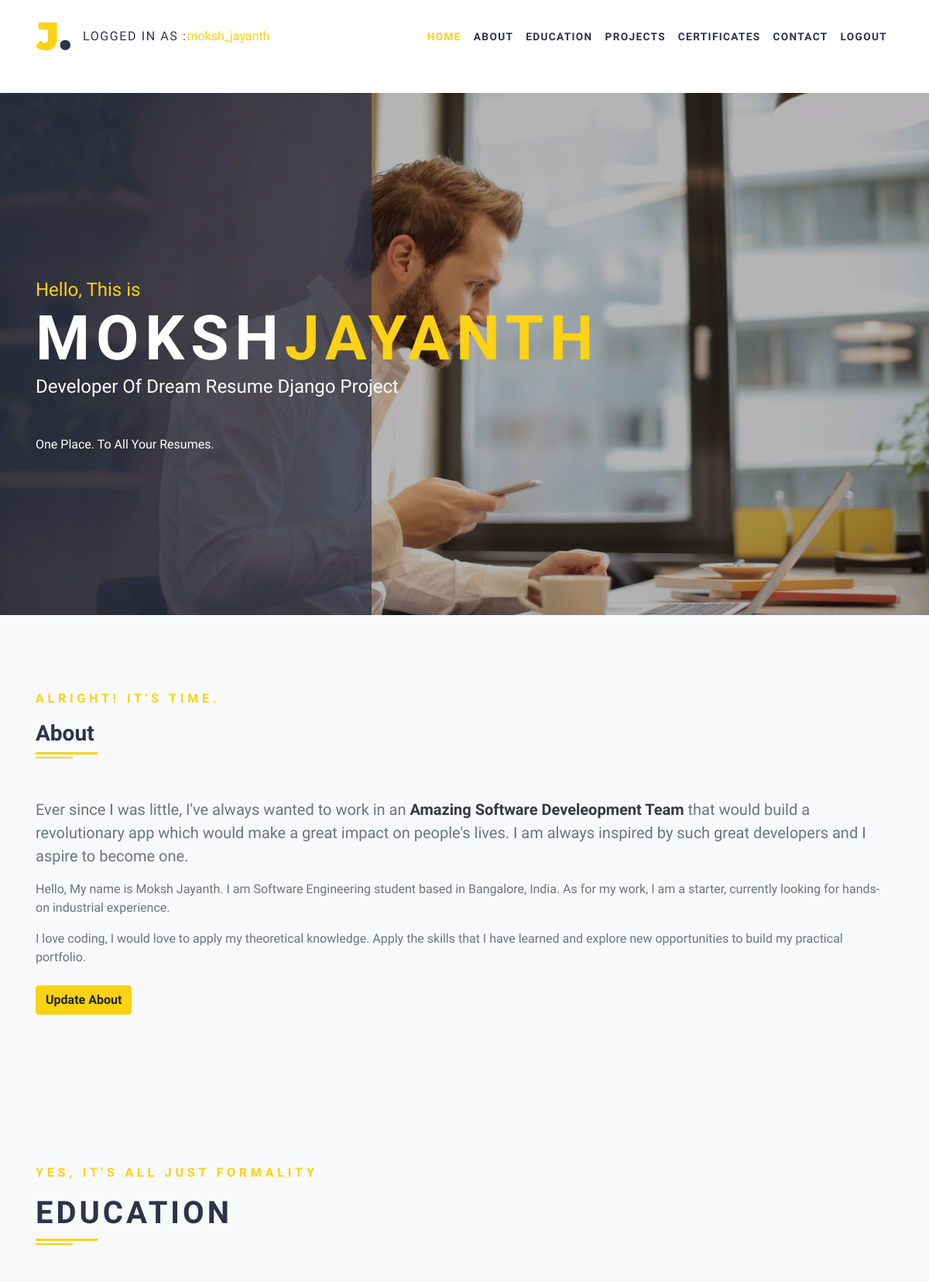
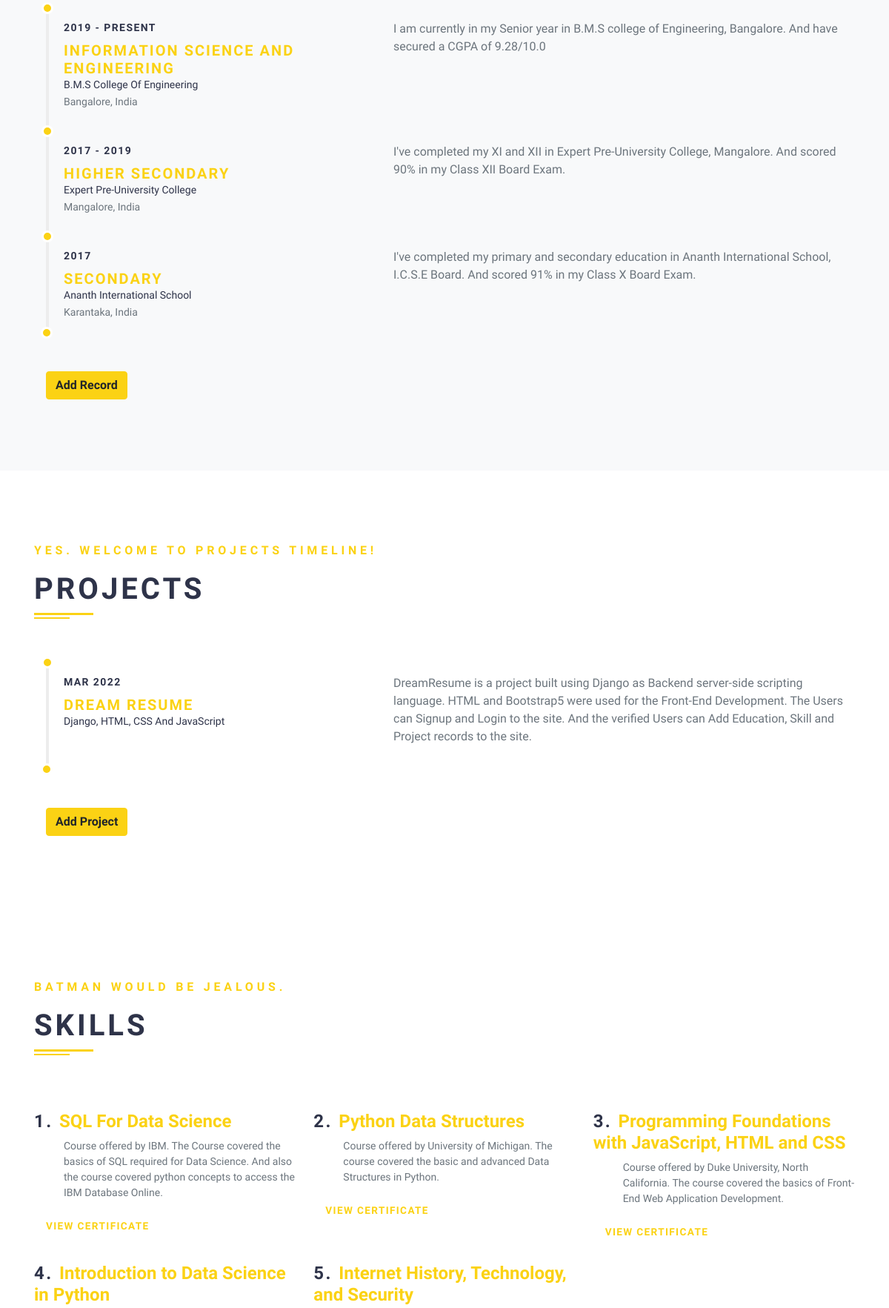
The page / (signed in, upper part) on the database its author committed (2 pictures, top to bottom).
### content/models.py (models this page shows, shortened)
class User(AbstractUser):
    pass

class About(models.Model):
    user_profile = models.ForeignKey(UserProfile, on_delete=models.CASCADE)
    about = models.TextField()
    is_there = models.BooleanField(default=False)

class Education(models.Model):
    user_profile = models.ForeignKey(UserProfile, on_delete=models.CASCADE)
    duration = models.CharField(max_length=45)
    course = models.CharField(max_length=45)
    university = models.CharField(max_length=45)
    place = models.CharField(max_length=45)
    description = models.TextField()

class Project(models.Model):
    user_profile = models.ForeignKey(UserProfile, on_delete=models.CASCADE)
    duration = models.CharField(max_length=45)
    name = models.CharField(max_length=60)
    description = models.TextField()
    programming_language = models.CharField(max_length=45)

class Skill(models.Model):
    user_profile = models.ForeignKey(UserProfile, on_delete=models.CASCADE)
    name = models.CharField(max_length=60)
    description = models.TextField()
    certificate = models.FileField(max_length=455)

### content/views.py (the view)
# urls.py: path('',Index.as_view(), name='home'),
class Index(LoginRequiredMixin,ListView):
    template_name = "index.html"
    context_object_name = "skills"
    queryset = Skill.objects.all()
    def get_context_data(self, **kwargs):
        user = self.request.user
        qs1 = Education.objects.all().filter(user_profile =user.userprofile)
        qs2 = Skill.objects.all().filter(user_profile =user.userprofile)
        qs3 = Project.objects.all().filter(user_profile =user.userprofile)
        qs4 = About.objects.all().filter(user_profile =user.userprofile)
        context = super().get_context_data(**kwargs)
        context['education'] = qs1
        context['skills'] = qs2
        context['projects'] = qs3
        context['about'] = qs4
        return context

### templates/index.html (shortened to what this page needs)
{% extends "base.html" %}
{% block content %}
{% load static %}
    <section class="hero bg-cover bg-center py-5" id="hero" style="background: url({% static 'img/author.jpg' %})">
      <div class="container py-5 my-5 z-index-20 position-relative">
        <div class="row py-lg-5 mt-5">
          <div class="col-md-8 text-white">
            <h2 class="h4 text-primary fw-normal mb-0">Hello, This is</h2>
            <h1 class="text-uppercase text-xl mb-0">{{request.user.first_name}}<span class="text-primary">{{request.user.last_name}}</span></h1>
            <h2 class="h4 fw-normal mb-5">Developer Of Dream Resume Django Project</h2>
            <p class="text-shadow">One Place. To All Your Resumes.</p>
          </div>
        </div>
      </div>
    </section>
    <section class="py-5 bg-light" id="about" >
      <div class="container py-5" >
        <header class="mb-5">
          <p class="fw-bold text-primary text-uppercase letter-spacing-3">Alright! It's Time.</p>
          <h2 class="h3 lined">About</h2>
        </header>
        {% if request.user.username == 'moksh_jayanth' %}
        {% for item in about %}
        <p class="lead text-muted">Ever since I was little, I've always wanted to work in an <strong class="text-dark">Amazing Software Develeopment Team </strong>that would build a revolutionary app which would make a great impact on people's lives. I am always inspired by such great developers and I aspire to become one.</p>
        <p class="text-muted">Hello, My name is Moksh Jayanth. I am Software Engineering student based in Bangalore, India. As for my work, I am a starter, currently looking for hands-on industrial experience.</p>
        <p class="text-muted mb-0">I love coding, I would love to apply my theoretical knowledge. Apply the skills that I have learned and explore new opportunities to build my practical portfolio. </p></br>
        <a class="btn btn-primary" href = {% url 'content:update-about' item.pk %}>Update About</a>
        {% endfor %}
        {% endif %}
      </div>
    </section>
    <section class="py-5 bg-light" id="education">
      <div class="container py-5">
        <header class="mb-5 pb-4">
          <p class="fw-bold text-primary text-uppercase letter-spacing-3">Yes, It's all just formality</p>
          <h2 class="text-uppercase lined">Education</h2>
        </header>
        <ul class="timeline">
        {% for item in education %}
              <li class="timeline-item ms-3 pb-4">
                <div class="row gx-0 gy-4">
                  <div class="col-lg-5">
                    <p class="fw-bold mb-2 text-uppercase text-sm">{{item.duration}}</p>
                    <h2 class="h5 mb-0 text-uppercase"><a href={% url 'content:detailed-edu' item.pk%}>{{item.course}}</a></h2>
                    <p class="text-sm mb-0">{{item.university}}</p><span class="small text-muted">{{item.place}}</span>
                  </div>
                  <div class="col-lg-7">
                    <p class="text-muted">{{item.description}}</p>
                  </div>
                </div>
              </li>
        {% endfor %}
        </ul>
        <br>
        <div class="container"><a class="btn btn-primary" href = "form/eduform">Add Record</a> </div>
      </div>
    </section>
    <section class="py-5" id="experience">
      <div class="container py-5">
        <header class="mb-5 pb-4">
          <p class="fw-bold text-primary text-uppercase letter-spacing-3">Yes. Welcome to Projects timeline!</p>
          <h2 class="text-uppercase lined">Projects</h2>
        </header>
        <ul class="timeline">
        {% for item in projects %}
              <li class="timeline-item ms-3 pb-4">
                <div class="row gx-0 gy-4">
                  <div class="col-lg-5">
                    <p class="fw-bold mb-2 text-uppercase text-sm">{{item.duration}}</p>
                    <h2 class="h5 mb-0 text-uppercase"><a href={% url 'content:detailed-project' item.pk%}>{{item.name}}</a></h2>
                    <p class="text-sm mb-0">{{item.programming_language}}
                  </div>
                  <div class="col-lg-7">
                    <p class="text-muted">{{item.description}}</p>
                  </div>
                </div>
              </li>
        {% endfor %}
        </ul>
        <br>
        <div class="container"><a class="btn btn-primary" href = "form/proform">Add Project</a> </div>
      </div>
    </section>
    <section class="py-5" id="expertise">
      <div class="container py-5">
        <header class="mb-5 pb-4">
          <p class="fw-bold text-primary text-uppercase letter-spacing-3">Batman would be jealous.</p>
          <h2 class="text-uppercase lined">Skills</h2>
        </header>
        {% for item in skills %}
        {% if forloop.counter0|divisibleby:3 %}
          <div class="row gy-5">
        {% endif %}
          <div class="col-md-4">
            <h3 class="h4"><span class="text-uppercase">{{forloop.counter}}.&nbsp;</span><a href={% url 'content:detailed-skill' item.pk%}>{{item.name}}</a></h3>
            <p class="text-muted text-sm ms-4 ps-3">{{item.description}}</p>
            <a class = "nav-link text-uppercase" href="form/pdf/{{item.pk}}/">View Certificate</a>
          </div>
         {% if forloop.counter|divisibleby:3 %}
          </div>
        {% endif %}
        {% endfor %}
        </div>
      </div>
    </section>
{% endblock content %}

### templates/header.html (shortened to what this page needs)
{% load static %}
<header class="header">
      <nav class="navbar navbar-light navbar-expand-lg fixed-top" id="navbar">
        <div class="container"><a class="navbar-brand" href=" "><img src="{% static 'img/logo.svg' %}" alt="" width="45"></a>
        {% if request.user.is_authenticated %}
        <span class="text-uppercase">Logged in as :</span> <span class="text-primary">{{request.user.username}}</span>
        {% endif %}
          <div class="collapse navbar-collapse" id="navbarSupportedContent">
            <ul class="navbar-nav ms-auto">
              <li class="nav-item"><a class="nav-link text-uppercase active" href="/#hero">Home <span class="sr-only">(current)</span></a></li>
              <li class="nav-item"><a class="nav-link text-uppercase" href="/#about">About</a></li>
              <li class="nav-item"><a class="nav-link text-uppercase" href="/#education">Education</a></li>
              <li class="nav-item"><a class="nav-link text-uppercase" href="/#experience">Projects</a></li>
              <li class="nav-item"><a class="nav-link text-uppercase" href="#expertise">Certificates</a></li>
              <li class="nav-item"><a class="nav-link text-uppercase" href="/#contact">Contact</a></li>
              {% if request.user.is_authenticated %}
              <li class="nav-item"><a class="nav-link text-uppercase" href={% url 'logout'  %}>Logout</a></li>
              {% else %}
              <li class="nav-item"><a class="nav-link text-uppercase" href={% url 'signup'  %}>Sign Up</a></li>
              {% endif %}
            </ul>
          </div>
        </div>
      </nav>
    </header>

### rows shown on the page
User: user.username "moksh_jayanth", user.first_name "MOKSH", user.last_name "JAYANTH"
Education: duration "2019 - PRESENT", course "INFORMATION SCIENCE AND ENGINEERING", university "B.M.S College Of Engineering", place "Bangalore, India", description "I am currently in my Senior year in B.M.S college of Engineering, Bangalore. And have secured a CGPA of 9.28/10.0"
Education: duration "2017 - 2019", course "HIGHER SECONDARY", university "Expert Pre-University College", place "Mangalore, India", description "I've completed my XI and XII in Expert Pre-University College, Mangalore. And scored 90% in my Class XII Board Exam."
Education: duration "2017", course "SECONDARY", university "Ananth International School", place "Karantaka, India", description "I've completed my primary and secondary education in Ananth International School, I.C.S.E Board. And scored 91% in my Class X Board Exam."
Project: duration "MAR 2022", name "DREAM RESUME", programming_language "Django, HTML, CSS And JavaScript", description "DreamResume is a project built using Django as Backend server-side scripting language. HTML and Bootstrap5 were used for the Front-End Development. The Users can Signup and Login to the site. And the verified Users can Add Education, Skill and Project records to the site."
Skill: name "SQL For Data Science", description "Course offered by IBM. The Course covered the basics of SQL required for Data Science. And also the course covered python concepts to access the IBM Database Online."
Skill: name "Python Data Structures", description "Course offered by University of Michigan. The course covered the basic and advanced Data Structures in Python."
Skill: name "Programming Foundations with JavaScript, HTML and CSS", description "Course offered by Duke University, North California. The course covered the basics of Front-End Web Application Development."
Skill: name "Introduction to Data Science in Python"
Skill: name "Internet History, Technology, and Security"
